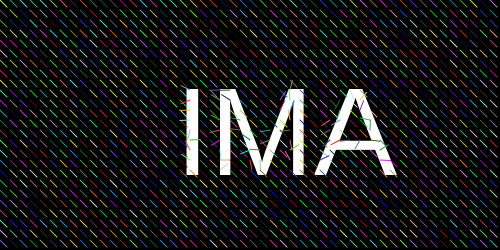
Frame 1 (no input)
Frame 60 (no input): identical to frame 1, image omitted
Frame 120 (the mouse pressed at the canvas centre since frame 60): identical to frame 1, image omitted

The p5.js sketch that drew this single still picture (run headless with seeded random() and noise() and a simulated clock; from frame 60 on, the mouse is pressed at the canvas centre):

// p5.js sketch
// ── sketch.js
var inc = 0.1;
var scl = 10;
var cols, rows;
var h = 0;
var zoff = 0;
var fr;
var particles = [];
var flowfield;
var angle;


function setup() {
  createCanvas(500, 250);
  //colorMode(HSL);
  background(0);

  cols = floor(width / scl);
  rows = floor(height / scl);
  fr = createP('');

  flowfield = new Array(cols * rows);

  for (var i = 0; i < 500; i++) {
    particles.push(new Particle());
  }


  //draw the text
  fill(255);
  textSize(125);
  text("IMA", 175, 175);
  loadPixels();

  //for each small grid
  var yoff = 0;
  for (var y = 0; y < rows; y++) {
    var xoff = 0;
    for (var x = 0; x < cols; x++) {
      var index = x + y * cols;

      var count = 0;
      //for each pixel in every small grid
      for (var j = x * scl; j < (x + 1) * scl; j++) {
        for (var i = y * scl; i < (y + 1) * scl; i++) {
          
          //debug
          if (pixels[(i * width + j) * 4] != 0) {
            console.log(pixels[(i * width + j) * 4]);
          }

          if (pixels[(i * width + j) * 4] == 255) {
            count++;
          }
        }
      }

      if (count >= 50) {
        angle = noise(xoff, yoff, zoff) * TWO_PI * 4;
      } else {
        angle = PI / 4;
      }

      var v = p5.Vector.fromAngle(angle);
      v.setMag(1);
      flowfield[index] = v;
      xoff += inc;


      //draw the vectors
      push();
      translate(x * scl, y * scl);
      rotate(v.heading());
      strokeWeight(1);
      stroke(random(255), random(255), random(255));
      // if(angle == 0){
      //   stroke(51);
      // }
      h++;
      if (h > 25) {
        h = 0;
      }
      line(0, 0, scl, 0);
      pop();

    }
    yoff += inc;
    zoff += 0.0003;
  }

}


function draw() {
  
  for (var a = 0; a < particles.length; a++) {
    particles[a].follow(flowfield);
    particles[a].update();
    particles[a].edges();
    //particles[a].show(flowfield);
  }

  fr.html(floor(frameRate()));
}

// ── particle.js
function Particle() {
  this.pos = createVector(random(width), random(height));
  this.vel = createVector(0, 0);
  this.acc = createVector(0, 0);
  this.maxspeed = 4;
  this.h = 0;
  this.a = 25;

  this.prevPos = this.pos.copy();

  this.update = function() {
    this.vel.add(this.acc);
    this.vel.limit(this.maxspeed);
    this.pos.add(this.vel);
    this.acc.mult(0);
  }

  this.follow = function(vectors) {
    var x = floor(this.pos.x / scl);
    var y = floor(this.pos.y / scl);
    var index = x + y * cols;
    var f = vectors[index];

    this.applyForce(f);
  }

  this.applyForce = function(force) {
    this.acc.add(force);
  }

  this.show = function(vectors) {
    var x = floor(this.pos.x / scl);
    var y = floor(this.pos.y / scl);
    var index = x + y * cols;
    var f = vectors[index];


    if (f.heading() != PI/4) {
       this.a = 25;
    } else {
      this.a = 10;
    }
    stroke(this.h, 255, 255, this.a);
    this.h = this.h + 1;
    if (this.h > 255) {
      this.h = 0;
    }
    strokeWeight(1);
    //point(this.pos.x,this.pos.y);
    line(this.pos.x, this.pos.y, this.prevPos.x, this.prevPos.y);
    this.updatePrev();
  }

  this.updatePrev = function() {
    this.prevPos.x = this.pos.x;
    this.prevPos.y = this.pos.y;
  }

  this.edges = function() {
    if (this.pos.x > width) {
      this.pos.x = 0;
      this.updatePrev();
    }
    if (this.pos.x < 0) {
      this.pos.x = width;
      this.updatePrev();
    }
    if (this.pos.y > height) {
      this.pos.y = 0;
      this.updatePrev();
    }
    if (this.pos.y < 0) {
      this.pos.y = height;
      this.updatePrev();
    }

  }

}
